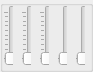
   <widget class="QGroupBox" name="groupBoxDamp">
    <property name="geometry">
     <rect>
      <x>10</x>
      <y>430</y>
      <width>93</width>
      <height>72</height>
     </rect>
    </property>
    <property name="title">
     <string/>
    </property>
    <widget class="QWidget" name="horizontalLayoutWidget_6">
     <property name="geometry">
      <rect>
       <x>0</x>
       <y>0</y>
       <width>91</width>
       <height>71</height>
      </rect>
     </property>
     <layout class="QHBoxLayout" name="horizontalLayoutDampSlider" stretch="1,1,0,1,1">
      <property name="spacing">
       <number>5</number>
      </property>
      <property name="leftMargin">
       <number>0</number>
      </property>
      <property name="topMargin">
       <number>0</number>
      </property>
      <property name="rightMargin">
       <number>0</number>
      </property>
      <property name="bottomMargin">
       <number>0</number>
      </property>
      <item>
       <widget class="QSlider" name="verticalSliderDampTarget">
        <property name="minimumSize">
         <size>
          <width>10</width>
          <height>61</height>
         </size>
        </property>
        <property name="maximumSize">
         <size>
          <width>10</width>
          <height>61</height>
         </size>
        </property>
        <property name="sizeIncrement">
         <size>
          <width>10</width>
          <height>61</height>
         </size>
        </property>
        <property name="baseSize">
         <size>
          <width>10</width>
          <height>61</height>
         </size>
        </property>
        <property name="toolTip">
         <string>&lt;html&gt;&lt;head/&gt;&lt;body&gt;&lt;p&gt;Dry&lt;/p&gt;&lt;/body&gt;&lt;/html&gt;</string>
        </property>
        <property name="value">
         <number>0</number>
        </property>
        <property name="sliderPosition">
         <number>0</number>
        </property>
        <property name="orientation">
         <enum>Qt::Vertical</enum>
        </property>
        <property name="invertedControls">
         <bool>false</bool>
        </property>
        <property name="tickPosition">
         <enum>QSlider::TicksAbove</enum>
        </property>
        <property name="tickInterval">
         <number>10</number>
        </property>
       </widget>
      </item>
      <item>
       <widget class="QSlider" name="verticalSliderDampQuit">
        <property name="minimumSize">
         <size>
          <width>10</width>
          <height>61</height>
         </size>
        </property>
        <property name="maximumSize">
         <size>
          <width>10</width>
          <height>61</height>
         </size>
        </property>
        <property name="sizeIncrement">
         <size>
          <width>10</width>
          <height>61</height>
         </size>
        </property>
        <property name="baseSize">
         <size>
          <width>10</width>
          <height>61</height>
         </size>
        </property>
        <property name="toolTip">
         <string>&lt;html&gt;&lt;head/&gt;&lt;body&gt;&lt;p&gt;Wet&lt;/p&gt;&lt;/body&gt;&lt;/html&gt;</string>
        </property>
        <property name="orientation">
         <enum>Qt::Vertical</enum>
        </property>
        <property name="tickPosition">
         <enum>QSlider::TicksAbove</enum>
        </property>
        <property name="tickInterval">
         <number>10</number>
        </property>
       </widget>
      </item>
      <item>
       <widget class="QSlider" name="verticalSliderDampRate">
        <property name="minimumSize">
         <size>
          <width>10</width>
          <height>61</height>
         </size>
        </property>
        <property name="maximumSize">
         <size>
          <width>10</width>
          <height>61</height>
         </size>
        </property>
        <property name="sizeIncrement">
         <size>
          <width>10</width>
          <height>61</height>
         </size>
        </property>
        <property name="baseSize">
         <size>
          <width>10</width>
          <height>61</height>
         </size>
        </property>
        <property name="toolTip">
         <string>&lt;html&gt;&lt;head/&gt;&lt;body&gt;&lt;p&gt;Подача выходного сигнала назад&lt;/p&gt;&lt;/body&gt;&lt;/html&gt;</string>
        </property>
        <property name="orientation">
         <enum>Qt::Vertical</enum>
        </property>
        <property name="tickPosition">
         <enum>QSlider::TicksAbove</enum>
        </property>
        <property name="tickInterval">
         <number>10</number>
        </property>
       </widget>
      </item>
      <item>
       <widget class="QSlider" name="verticalSliderDampGain">
        <property name="minimumSize">
         <size>
          <width>10</width>
          <height>61</height>
         </size>
        </property>
        <property name="maximumSize">
         <size>
          <width>10</width>
          <height>61</height>
         </size>
        </property>
        <property name="sizeIncrement">
         <size>
          <width>10</width>
          <height>61</height>
         </size>
        </property>
        <property name="baseSize">
         <size>
          <width>10</width>
          <height>61</height>
         </size>
        </property>
        <property name="toolTip">
         <string>&lt;html&gt;&lt;head/&gt;&lt;body&gt;&lt;p&gt;Минимальная задержка в мс.&lt;/p&gt;&lt;/body&gt;&lt;/html&gt;</string>
        </property>
        <property name="orientation">
         <enum>Qt::Vertical</enum>
        </property>
        <property name="tickPosition">
         <enum>QSlider::TicksAbove</enum>
        </property>
        <property name="tickInterval">
         <number>1000</number>
        </property>
       </widget>
      </item>
      <item>
       <widget class="QSlider" name="verticalSliderDampDelay">
        <property name="minimumSize">
         <size>
          <width>10</width>
          <height>61</height>
         </size>
        </property>
        <property name="maximumSize">
         <size>
          <width>10</width>
          <height>61</height>
         </size>
        </property>
        <property name="sizeIncrement">
         <size>
          <width>10</width>
          <height>61</height>
         </size>
        </property>
        <property name="baseSize">
         <size>
          <width>10</width>
          <height>61</height>
         </size>
        </property>
        <property name="toolTip">
         <string>&lt;html&gt;&lt;head/&gt;&lt;body&gt;&lt;p&gt;Максимальная задержка в мс.&lt;/p&gt;&lt;/body&gt;&lt;/html&gt;</string>
        </property>
        <property name="orientation">
         <enum>Qt::Vertical</enum>
        </property>
        <property name="tickPosition">
         <enum>QSlider::TicksAbove</enum>
        </property>
        <property name="tickInterval">
         <number>1000</number>
        </property>
       </widget>
      </item>
     </layout>
    </widget>
   </widget>
